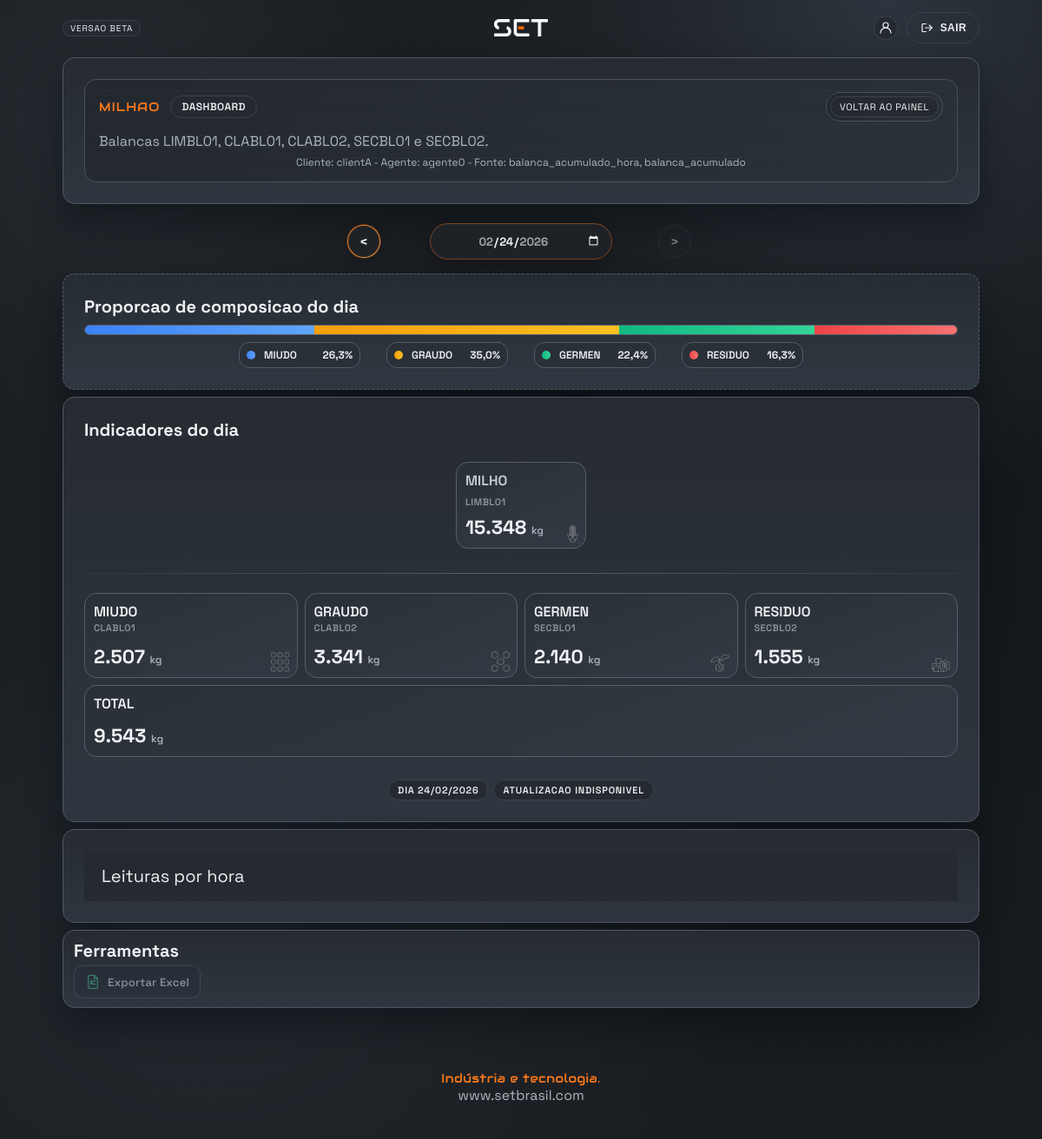
Page /apps/appmilhaobla/ (signed in) on the committed database.
### core/models.py (models this page shows, shortened)
class App(models.Model):
    slug = models.SlugField(max_length=60, unique=True)
    nome = models.CharField(max_length=120)
    descricao = models.TextField(blank=True)
    icon = models.CharField(max_length=80, blank=True)
    logo = models.ImageField(upload_to="apps/logos/", blank=True, null=True)
    theme_color = models.CharField(max_length=30, blank=True)
    ingest_client_id = models.CharField(max_length=120, blank=True, default="")
    ingest_agent_id = models.CharField(max_length=120, blank=True, default="")
    ingest_source = models.CharField(max_length=120, blank=True, default="")
    ativo = models.BooleanField(default=True)
    criado_em = models.DateTimeField(auto_now_add=True)
    class Meta:
        ordering = ["nome"]

### core/apps/app_milhao_bla/views.py (the view)
# urls.py: path("", views.dashboard, name="app_milhao_bla_dashboard"),
@login_required
def dashboard(request):
    app = _get_app_if_allowed(request)
    if not app:
        return HttpResponseForbidden("Sem permissao.")
    context = _build_dashboard_context(request, app)
    context.update(
        {
            "app": app,
            "theme_color": app.theme_color,
            "icon": app.icon,
        }
    )
    return render(request, "core/apps/app_milhao_bla/dashboard.html", context)

### core/apps/app_milhao_bla/views.py (called while the page is built)
def _normalize_sources(raw_source):
    text = str(raw_source or "").strip()
    if not text:
        return list(DEFAULT_SOURCES)
    parts = [item.strip() for item in text.replace(";", ",").split(",") if item.strip()]
    return parts or list(DEFAULT_SOURCES)

def _parse_iso_datetime(value):
    if not value:
        return None
    if isinstance(value, datetime):
        return value
    text = str(value).strip()
    if not text:
        return None
    try:
        return datetime.fromisoformat(text.replace("Z", "+00:00"))
    except ValueError:
        return None

def _extract_balance_name(tag_name):
    if not tag_name:
        return None
    tag_upper = str(tag_name).upper()
    for name in ("LIMBL01", "CLABL01", "CLABL02", "SECBL01", "SECBL02"):
        if name in tag_upper:
            return name
    return None

def _format_kg(value):
    if value is None:
        return None
    try:
        rounded = round(float(value))
    except (TypeError, ValueError):
        return None
    return f"{rounded:,.0f}".replace(",", ".")

def _get_app_if_allowed(request):
    app = get_object_or_404(App, slug="appmilhaobla", ativo=True)
    cliente = _get_cliente(request.user)
    if request.user.is_staff:
        return app
    if not cliente or not cliente.apps.filter(pk=app.pk).exists():
        return None
    return app

### core/views.py (called while the page is built)
def _get_cliente(user):
    try:
        return user.perfilusuario
    except PerfilUsuario.DoesNotExist:
        email = (user.email or user.username or "").strip().lower()
        if not email:
            return None
        return PerfilUsuario.objects.filter(email__iexact=email).first()

### core/apps/app_milhao_bla/templates/core/apps/app_milhao_bla/dashboard.html (shortened to what this page needs)
{% extends "core/base.html" %}
{% load static %}
{% block body_class %}page page-milhao{% endblock %}
{% block header %}
  <header class="site-header">
    <div class="nav-shell milhao-header-shell">
      <div class="nav-top milhao-header-top">
        <div class="milhao-header-left">
          <span class="version-badge" aria-label="Versao Beta">Versao Beta</span>
        </div>
        <a class="brand milhao-brand-center" href="{% if request.user.is_authenticated %}{% url 'painel' %}{% else %}{% url 'home' %}{% endif %}">
          <img class="logo milhao-logo-small" src="{% static 'core/logoset.png' %}" alt="Logo SET">
        </a>
        <div class="milhao-header-right">
          {% if request.user.is_authenticated %}
            <div class="nav-actions user-actions-bar">
              <a class="profile-icon-btn" href="{% url 'meu_perfil' %}" title="Meu Perfil" aria-label="Meu Perfil">
                <svg class="icon" viewBox="0 0 24 24" aria-hidden="true">
                  <path d="M12 12a4 4 0 1 0-4-4 4 4 0 0 0 4 4Z" fill="none" stroke="currentColor" stroke-width="1.6"></path>
                  <path d="M4 20a8 8 0 0 1 16 0" fill="none" stroke="currentColor" stroke-width="1.6" stroke-linecap="round"></path>
                </svg>
              </a>
              <form method="post" action="{% url 'logout' %}">
                <button class="btn btn-ghost btn-compact logout-btn" type="submit" aria-label="Sair">
                  <span class="logout-text">Sair</span>
                </button>
              </form>
            </div>
          {% endif %}
        </div>
      </div>
    </div>
  </header>
{% endblock %}
{% block content %}
  <div class="card-stack" style="display: flex; flex-direction: column; gap: 6px;">
  <section id="milhao-hud-section" class="card app-accent milhao-readings milhao-section" {% if theme_color %}style="--app-accent: {{ theme_color }};"{% endif %}>
    <div class="page-hud">
      <div class="hud-top">
        <div class="hud-title">{{ app.nome }}</div>
        <div class="hud-pill">Dashboard</div>
        <div class="hud-menu" aria-label="Menu do modulo">
          <a class="hud-menu-pill" href="{% url 'painel' %}">Voltar ao painel</a>
        </div>
      </div>
      <div class="page-hud-head">
        <div>
          <p class="page-subtitle">Balancas LIMBL01, CLABL01, CLABL02, SECBL01 e SECBL02.</p>
        </div>
      </div>
      <div class="hud-meta">
        Cliente: {{ ingest_client_id }} - Agente: {{ ingest_agent_id }} - Fonte: {{ ingest_sources_display }}
      </div>
    </div>
  </section>
  <div id="milhao-dashboard-dynamic" data-cards-url="{% url 'app_milhao_bla_cards_data' %}">
  <section class="app-accent date-nav-card milhao-section" {% if theme_color %}style="--app-accent: {{ theme_color }};"{% endif %}>
    <form method="get" class="io-form milhao-date-nav-form">
      <div class="milhao-date-nav-grid">
        {% if prev_date %}
          <a
            href="?date={{ prev_date|date:'Y-m-d' }}"
            class="milhao-date-arrow"
            aria-label="Dia anterior"
          >&lt;</a>
        {% else %}
          <span class="milhao-date-arrow is-disabled" aria-hidden="true">&lt;</span>
        {% endif %}
        <label class="field milhao-date-field">
          <input
            id="milhao-date-input"
            type="date"
            name="date"
            class="milhao-date-input"
            aria-label="Selecionar dia de leitura"
            value="{{ selected_date|date:'Y-m-d' }}"
            data-available-dates="{% for day in dates %}{{ day|date:'Y-m-d' }}{% if not forloop.last %},{% endif %}{% endfor %}"
            {% if dates %}
            min="{{ dates.0|date:'Y-m-d' }}"
            max="{{ dates|last|date:'Y-m-d' }}"
            {% endif %}
          />
        </label>
        {% if next_date %}
          <a
            href="?date={{ next_date|date:'Y-m-d' }}"
            class="milhao-date-arrow"
            aria-label="Dia seguinte"
          >&gt;</a>
        {% else %}
          <span class="milhao-date-arrow is-disabled" aria-hidden="true">&gt;</span>
        {% endif %}
      </div>
    </form>
  </section>
  {% if composition %}
  <section class="card composition-card milhao-section" data-rt-shimmer-host>
    <div class="io-card-head composition-head">
      <div>
        <h2 class="io-title">Proporcao de composicao do dia</h2>
      </div>
    </div>
    <div class="composition-bar-stack">
      {% for item in composition %}
        <span
          class="composition-segment"
          data-comp-segment="{{ item.balance }}"
          style="
            flex: 0 0 {{ item.percent_str }}%; min-width: 2px;
            {% if item.balance == 'SECBL01' %}--segment-color: #10b981; --segment-color-2: #34d399;
            {% elif item.balance == 'SECBL02' %}--segment-color: #ef4444; --segment-color-2: #f87171;
            {% elif item.balance == 'CLABL01' %}--segment-color: #3b82f6; --segment-color-2: #60a5fa;
            {% elif item.balance == 'CLABL02' %}--segment-color: #f59e0b; --segment-color-2: #fbbf24;
            {% else %}--segment-color: #f97316; --segment-color-2: #fb923c;{% endif %}
          "
        ></span>
      {% endfor %}
    </div>
    <div class="composition-legend">
      {% for item in composition %}
        <div class="composition-legend-item composition-mini">
          <div class="composition-legend-left">
            <span
              class="composition-legend-swatch"
              style="
                {% if item.balance == 'SECBL01' %}--segment-color: #10b981; --segment-color-2: #34d399;
                {% elif item.balance == 'SECBL02' %}--segment-color: #ef4444; --segment-color-2: #f87171;
                {% elif item.balance == 'CLABL01' %}--segment-color: #3b82f6; --segment-color-2: #60a5fa;
                {% elif item.balance == 'CLABL02' %}--segment-color: #f59e0b; --segment-color-2: #fbbf24;
                {% else %}--segment-color: #f97316; --segment-color-2: #fb923c;{% endif %}
              "
            ></span>
            <div class="composition-label">{{ item.label }}</div>
          </div>
          <div class="composition-value" data-comp-value="{{ item.balance }}">{{ item.percent|floatformat:1 }}%</div>
        </div>
      {% endfor %}
    </div>
  </section>
  {% endif %}
  <section class="card app-accent metrics-card milhao-section" data-rt-shimmer-host {% if theme_color %}style="--app-accent: {{ theme_color }}; padding: 12px;"{% endif %}>
    <div class="io-card-head metrics-head">
      <div>
        <h2 class="io-title">Indicadores do dia</h2>
      </div>
    </div>
    <div class="metrics-overview grid-2 metric-grid">
      <div class="panel-card panel-card-compact metric-card metric-card-primary" data-balance-card="LIMBL01" data-rt-shimmer-host>
        <div class="metric-label metric-label-with-arrow">
          MILHO
        </div>
        <div class="metric-balance-subtitle">LIMBL01</div>
        <div class="metric-value"><span id="metric-total-number">{{ total_value_display }}</span> <span class="metric-unit">kg</span></div>
      </div>
    </div>
    {% if totals_by_balance %}
      <div class="metrics-breakdown">
        <div class="metrics-group-separator" aria-hidden="true"></div>
        <div class="panel-grid metric-grid metric-grid-compact">
          {% for item in totals_by_balance %}
            <div class="panel-card panel-card-compact metric-card{% if item.balance == 'TOTAL' %} metric-card-total{% endif %}" data-balance-card="{{ item.balance }}" data-rt-shimmer-host>
              <div class="panel-card-top">
                <div>
                  <div class="panel-title metric-label-with-arrow">
                    {{ item.label }}
                  </div>
                  {% if item.balance != "TOTAL" %}
                    <div class="metric-balance-subtitle">{{ item.balance }}</div>
                  {% endif %}
                </div>
              </div>
              <div class="metric-value"><span data-balance-total-number="{{ item.balance }}">{{ item.total_display }}</span> <span class="metric-unit">kg</span></div>
            </div>
          {% endfor %}
        </div>
      </div>
    {% endif %}
    <div class="metrics-footer-badges">
      {% if selected_date %}
        <div class="panel-tag active">Dia {{ selected_date|date:"d/m/Y" }}</div>
      {% endif %}
      <div id="milhao-rt-status" class="panel-tag">Atualizacao automatica ativa</div>
    </div>
  </section>
  <section class="card app-accent milhao-readings milhao-section" data-rt-shimmer-host {% if theme_color %}style="--app-accent: {{ theme_color }};"{% endif %}>
    <details class="io-discrete">
      <summary class="io-discrete-summary">
        <span class="io-title">Leituras por hora</span>
      </summary>
    </details>
  </section>
  <section class="card app-accent milhao-section tools-card" {% if theme_color %}style="--app-accent: {{ theme_color }};"{% endif %}>
    <div class="io-card-head">
      <div>
        <h2 class="io-title">Ferramentas</h2>
      </div>
    </div>
    <div class="tools-grid">
      <button type="button" class="tool-btn is-disabled" disabled aria-disabled="true" title="Exportar Excel (em breve)">
        <span class="tool-btn-icon" aria-hidden="true">
        </span>
        <span class="tool-btn-label">Exportar Excel</span>
      </button>
    </div>
  </section>
  </div>
  </div>
{% endblock %}

### rows in the picture
App: nome "MILHAO", ingest_client "clientA", ingest_agent "agente0"

### other values in the picture
{{ ingest_sources_display }} "balanca_acumulado_hora, balanca_acumulado"
{{ item.label }} "MIUDO" "GRAUDO" "GERMEN" "RESIDUO"
{{ item.percent|floatformat:1 }} "26,3" "35,0" "22,4" "16,3"
{{ total_value_display }} "15.348"
{{ item.label }} "MIUDO" "GRAUDO" "GERMEN" "RESIDUO" "TOTAL"
{{ item.balance }} "CLABL01" "CLABL02" "SECBL01" "SECBL02"
{{ item.total_display }} "2.507" "3.341" "2.140" "1.555" "9.543"
{{ selected_date|date:"d/m/Y" }} "24/02/2026"
